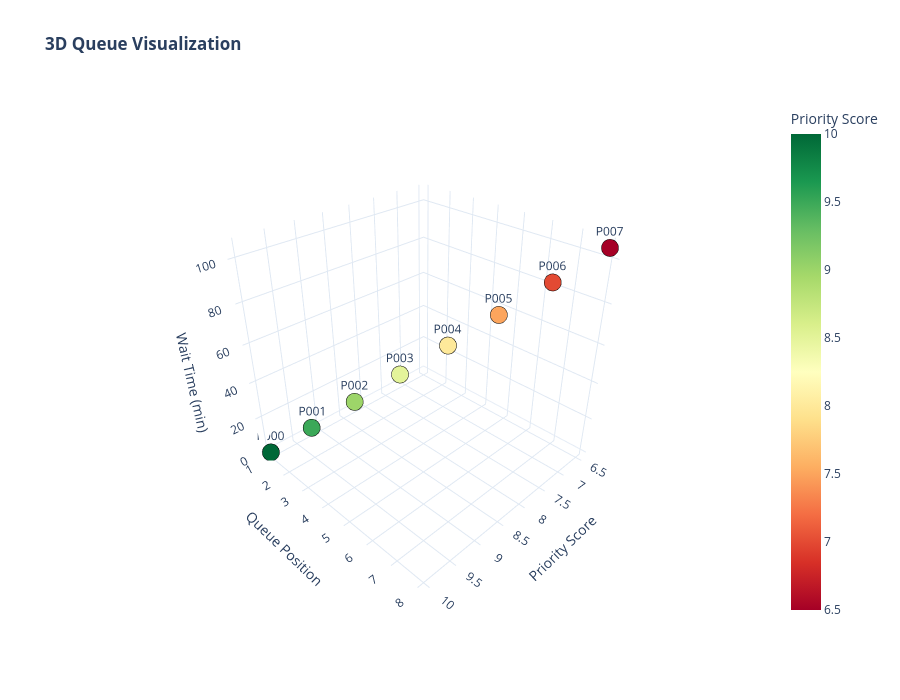

Notebook code cell kept with this figure:
### Code cell
fig_3d = visualize_queue_3d()
fig.write_image("queue_dashboard.png", width=1400, height=800)
fig_3d.write_image("queue_3d_visualization.png", width=1200, height=700)

fig.write_html("queue_dashboard.html")
fig_3d.write_html("queue_3d_visualization.html")

### Figure 1 — Plotly figure (JSON) as saved in the notebook; plotly's stock layout.template omitted (floating-point values rounded to 4 significant figures)
{"data": [{"hovertemplate": "<b>%{text}</b><br>Priority: %{x}<br>Position: %{y}<br>Wait: %{z} min<br><extra></extra>", "marker": {"color": [10.0, 9.5, 9.0, 8.5, 8.0, 7.5, 7.0, 6.5], "colorbar": {"title": {"text": "Priority Score"}}, "colorscale": [[0, "rgb(165,0,38)"], [0.1, "rgb(215,48,39)"], [0.2, "rgb(244,109,67)"], [0.3, "rgb(253,174,97)"], [0.4, "rgb(254,224,139)"], [0.5, "rgb(255,255,191)"], [0.6, "rgb(217,239,139)"], [0.7, "rgb(166,217,106)"], [0.8, "rgb(102,189,99)"], [0.9, "rgb(26,152,80)"], [1, "rgb(0,104,55)"]], "line": {"color": "black", "width": 1}, "showscale": true, "size": 10}, "mode": "markers+text", "text": ["P000", "P001", "P002", "P003", "P004", "P005", "P006", "P007"], "textposition": "top center", "type": "scatter3d", "x": [10.0, 9.5, 9.0, 8.5, 8.0, 7.5, 7.0, 6.5], "y": [1, 2, 3, 4, 5, 6, 7, 8], "z": [0, 15, 30, 45, 60, 75, 90, 105]}], "layout": {"height": 700, "scene": {"camera": {"eye": {"x": 1.5, "y": 1.5, "z": 1.3}}, "xaxis": {"title": {"text": "Priority Score"}}, "yaxis": {"title": {"text": "Queue Position"}}, "zaxis": {"title": {"text": "Wait Time (min)"}}}, "title": {"text": "<b>3D Queue Visualization</b>"}}}
